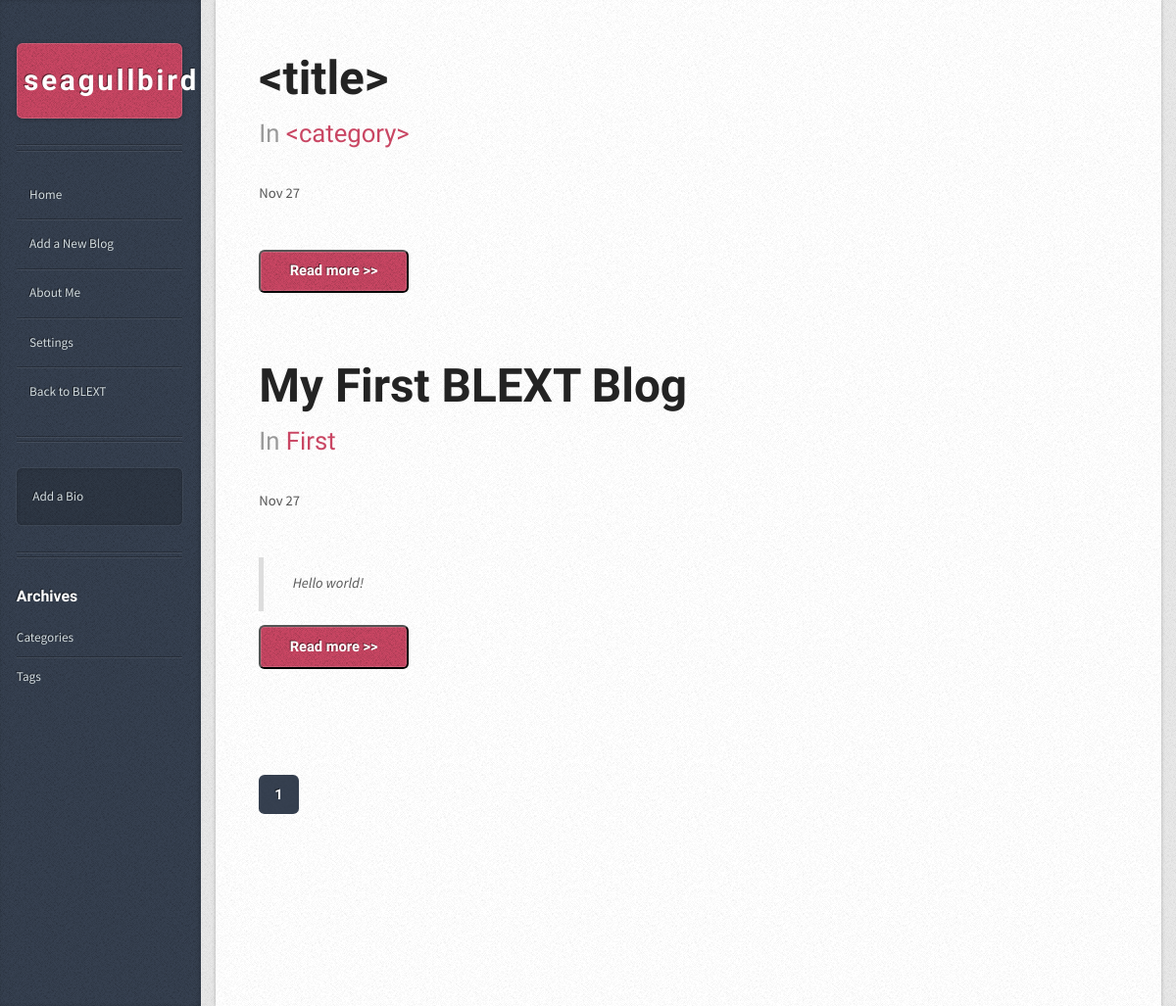
/user/seagullbird, run on an earlier commit of the app's database.
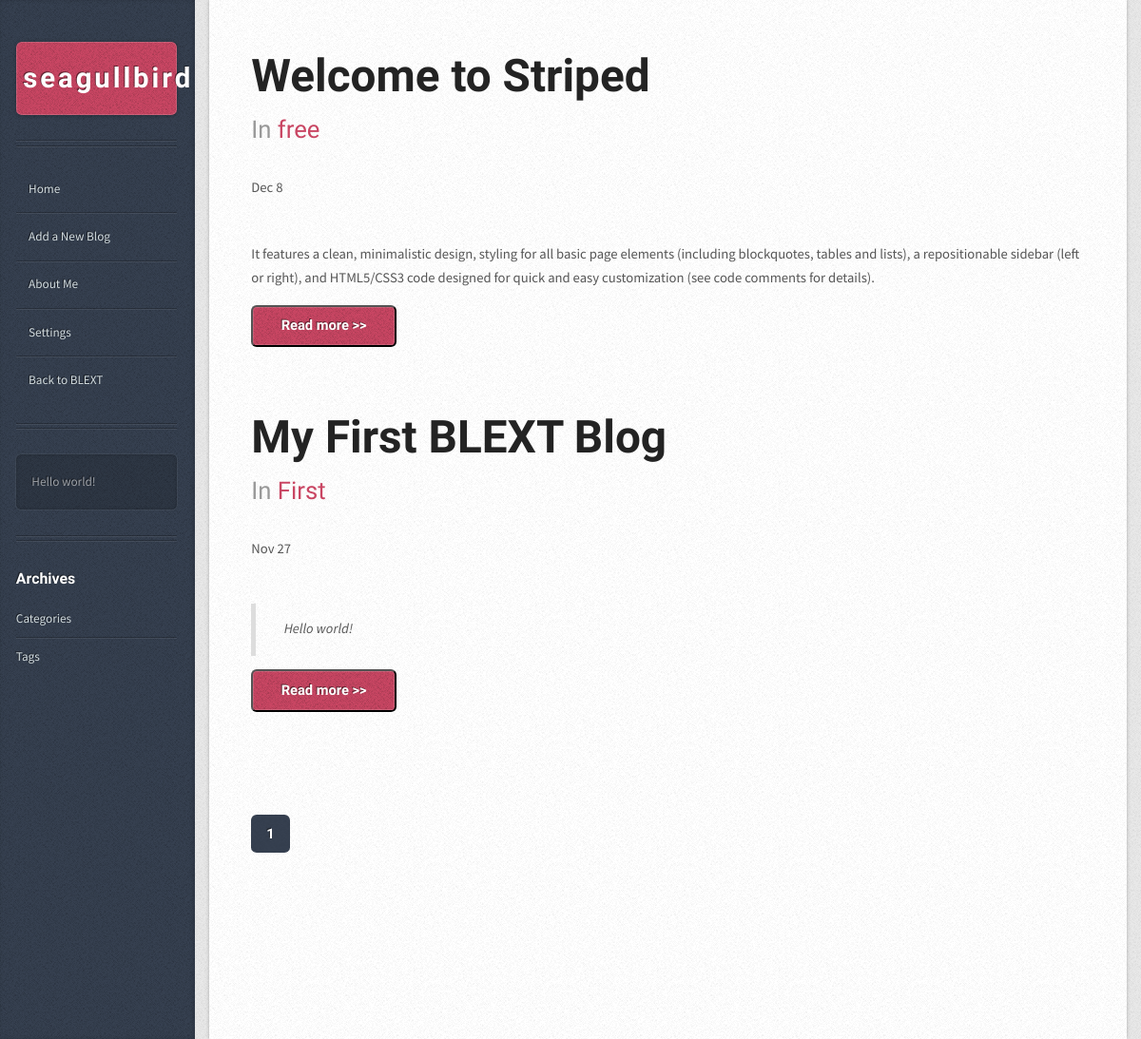
And on a later commit of the database.
### app/models.py (models this page shows, shortened)
class Blog(db.Model):
    __tablename__ = 'blogs'
    id = db.Column(db.Integer, primary_key=True)
    title = db.Column(db.String(128))
    summary_text = db.Column(db.Text)
    summary = db.Column(db.Text)
    category_id = db.Column(db.Integer, db.ForeignKey('categories.id'))
    tags = db.relationship('Tag', secondary=blog_tag,
                           backref=db.backref('blogs', lazy='dynamic'))
    body = db.Column(db.Text)
    html = db.Column(db.Text)
    timestamp = db.Column(db.DateTime, index=True, default=datetime.utcnow)
    author_id = db.Column(db.Integer, db.ForeignKey('users.id'))
    draft = db.Column(db.Boolean, default=False)

class Category(db.Model):
    __tablename__ = 'categories'
    id = db.Column(db.Integer, primary_key=True)
    name = db.Column(db.String(20))
    blogs = db.relationship('Blog', backref='category', lazy='dynamic')
    author_id = db.Column(db.Integer, db.ForeignKey('users.id'))

class User(db.Model, UserMixin):
    __tablename__ = 'users'
    id = db.Column(db.Integer, primary_key=True)
    username = db.Column(db.String(64), unique=True, index=True)
    email = db.Column(db.String(64), unique=True, index=True)
    blogs = db.relationship('Blog', backref='author', lazy='dynamic')
    password_hash = db.Column(db.String(128))
    confirmed = db.Column(db.Boolean, default=False)
    bio = db.Column(db.String(64))
    about_me_text = db.Column(db.Text)
    about_me = db.Column(db.Text)
    avatar_url = db.Column(db.String(256))
    blog_title = db.Column(db.String(32))
    categories = db.relationship('Category', backref='author', lazy='dynamic')
    tags = db.relationship('Tag', backref='author', lazy='dynamic')
    @property
    def password(self):
        raise AttributeError('password is not a readable attribute')

### app/user/views.py (the view)
@user.route('/<username>')
def index(username):
    host_user = User.query.filter_by(username=username).first()
    page = request.args.get('page', 1, type=int)
    pagination = Blog.query.filter_by(author_id=host_user.id, draft=False).order_by(Blog.timestamp.desc()).paginate(
        page, per_page=current_app.config['BLEXT_BLOGS_PER_PAGE'], error_out=False)
    blogs = pagination.items
    return render_template('user/index.html', blogs=blogs, pagination=pagination, host_user=host_user)

### app/auth/views.py (called while the page is built)
@auth.before_app_request
def before_request():
    if current_user.is_authenticated \
            and not current_user.confirmed \
            and request.endpoint[:5] != 'auth.' \
            and request.endpoint != 'static':
        return redirect(url_for('auth.unconfirmed'))

### app/main/views.py (called while the page is built)
@main.after_app_request
def after_request(response):
    for query in get_debug_queries():
        if query.duration >= current_app.config['BLEXT_SLOW_DB_QUERY_TIME']:
            current_app.logger.warning(
                'Slow query: %s\nParameters: %s\nDuration: %fs\nContext: %s\n'
                % (query.statement, query.parameters, query.duration,
                   query.context))
    return response

### app/templates/user/index.html (shortened to what this page needs)
{% extends "user/base.html" %}
{% import "user/_macros.html" as macros %}
{% block page_content %}
<div id="content">
    <div class="inner">
        {% if blogs %}
			{% for blog in blogs %}
			<article class="box post post-excerpt">
	            <header>
	                <h2><a href="{{ url_for('user.blog_page', username=host_user.username, blog_id=blog.id) }}">{{ blog.title }}</a></h2>
	                <p>
						In <a href="{{ url_for('user.category', username=host_user.username, category_name=blog.category.name) }}">{{ blog.category.name }}</a>
	                </p>
	            </header>
	            <div class="info">
	                <span class="date">
	                	<span class="month">{{blog.timestamp.ctime().split(' ')[1]}}</span>
	                	<span class="day">{{blog.timestamp.ctime().replace('  ', ' ').split(' ')[2]}}</span>
	                </span>
	            </div>
	            <p>
	                {{ blog.summary | safe }}
	            </p>
	            <a href="{{ url_for('user.blog_page', username=host_user.username, blog_id=blog.id) }}">
	            	<button>Read more >></button>
	            </a>
	        </article>
	        {% endfor %}
	        {% if blogs and pagination %}
	        <div class="pagination">
	        	{{ macros.pagination_widget(pagination, '.index', host_user) }}
	        </div>
	        {% endif %}
	    {% else %}
	    <p>There's nothing here.</p>
	    {% endif %}
    </div>
</div>
{% endblock %}

### app/templates/user/base.html (shortened to what this page needs)
{% extends "bootstrap/base.html" %}
{% import "bootstrap/wtf.html" as wtf %}
{% block head %}
{{ super() }}
<link rel="stylesheet" href="{{ url_for('static', filename='css/striped/main.css') }}" />
{% endblock %}
{% block content %}
<div class="container">
    {% block page_content %}{% endblock %}
    <div id="sidebar">
        <h1 id="logo">
        	<a href="#">
				{% if host_user.blog_title %}
				{{host_user.blog_title}}
				{% else %}
				{{host_user.username}}
				{% endif %}
        	</a>
        </h1>
        <nav id="nav">
            <ul>
                <li><a href="{{ url_for('user.index', username=host_user.username) }}">Home</a></li>
                <li><a href="{{ url_for('editor.index') }}">Add a New Blog</a></li>
                <li><a href="{{ url_for('user.about_me', username=host_user.username) }}">About Me</a></li>
                <li><a href="{{ url_for('settings.profile_setting') }}">Settings</a></li>
                <li><a href="{{ url_for('main.index') }}">Back to BLEXT</a></li>
            </ul>
        </nav>
        <section class="box text-style1">
            <div class="inner">
                {% if host_user.bio %}
				<p>{{ host_user.bio }}</p>
				{% else %}
				<a href="{{ url_for('settings.profile_setting') }}">
					Add a Bio
				</a>
				{% endif %}
            </div>
        </section>
		<section class="box recent-posts">
		    <header>
		        <h2>Archives</h2>
		    </header>
		    <ul>
		        <li class="current"><a href="{{ url_for('user.categories', username=host_user.username) }}">Categories</a></li>
		        <li><a href="{{ url_for('user.tags', username=host_user.username) }}">Tags</a></li>
		    </ul>
		</section>
</div>
{% endblock %}

### app/templates/user/_macros.html (shortened to what this page needs)
{% macro pagination_widget(pagination, endpoint, host_user) %}
<div class="pages">
{% for p in pagination.iter_pages() %}
    {% if p %}
        {% if p == pagination.page %}
            <a href="{{ url_for(endpoint, page = p, username=host_user.username, **kwargs) }}" class="active">{{ p }}</a>
        {% else %}
            <a href="{{ url_for(endpoint, page = p, username=host_user.username, **kwargs) }}">{{ p }}</a>
        {% endif %}
    {% else %}
        <span>&hellip;</span>
    {% endif %}
{% endfor %}
</div>
{% endmacro %}

What changed in the data, as far as the page shows it:
removed Blog: title "<title>", category.name "<category>", timestamp.ctime "Nov", timestamp.ctime "27"
added Blog: title "Welcome to Striped", category.name "free", timestamp.ctime "Dec", timestamp.ctime "8", summary "It features a clean, minimalistic design, styling for all basic page elements (including blockquotes, tables and lists), a repositionable sidebar (left or right), and HTML5/CSS3 code designed for quick and easy customization (see code comments for details)."
changed User "seagullbird": bio (not shown) → "Hello world!"
Also different on the page:
text no longer shown: "Add a Bio"
